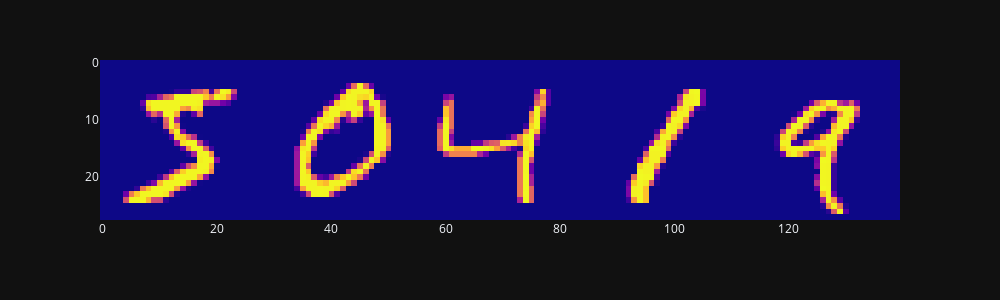

The notebook cell saved with this chart:
### Code cell
px.imshow(np.hstack(X_train[:5]), width=1000, height=300).update_coloraxes(showscale=False)

### Figure 1 — Plotly figure (JSON) as saved in the notebook; plotly's stock layout.template omitted (floating-point values rounded to 4 significant figures; data arrays with more than 128 entries replaced by an {"elided": "..."} marker saying what was removed)
{"data": [{"coloraxis": "coloraxis", "hovertemplate": "x: %{x}<br>y: %{y}<br>color: %{z}<extra></extra>", "name": "0", "type": "heatmap", "xaxis": "x", "yaxis": "y", "z": {"elided": "28x140 int values"}}], "layout": {"coloraxis": {"colorscale": [[0, "#0d0887"], [0.1111, "#46039f"], [0.2222, "#7201a8"], [0.3333, "#9c179e"], [0.4444, "#bd3786"], [0.5556, "#d8576b"], [0.6667, "#ed7953"], [0.7778, "#fb9f3a"], [0.8889, "#fdca26"], [1, "#f0f921"]], "showscale": false}, "height": 300, "margin": {"t": 60}, "width": 1000, "xaxis": {"anchor": "y", "constrain": "domain", "domain": [0, 1], "scaleanchor": "y"}, "yaxis": {"anchor": "x", "autorange": "reversed", "constrain": "domain", "domain": [0, 1]}}}
